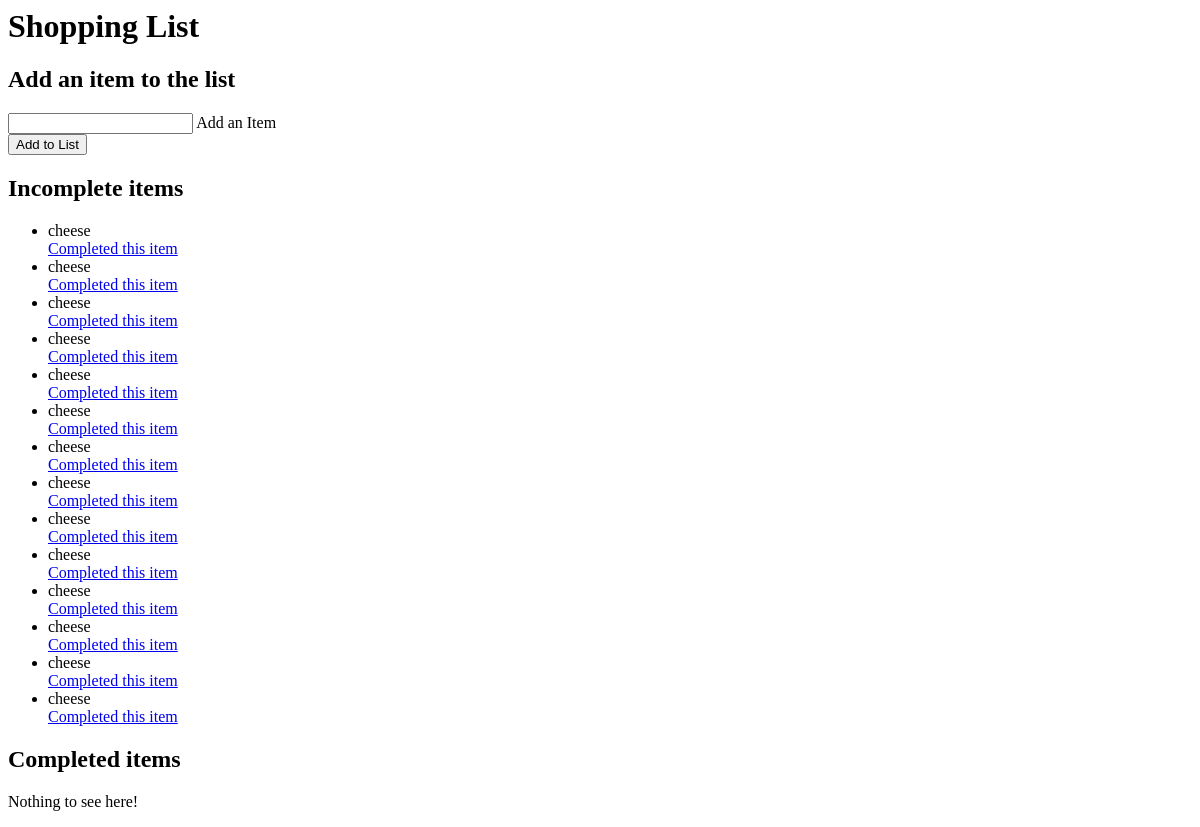
Page /grocery_list/ on the earlier database version.
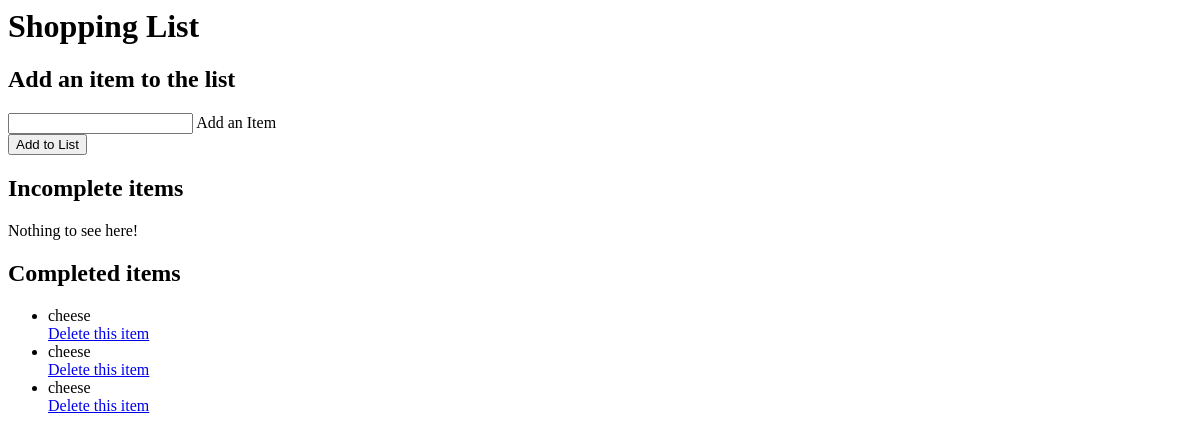
Same page on the later database version.
### grocery_list/models.py (models this page shows, shortened)
class GroceryItem(models.Model):
    item_text = models.CharField(max_length = 200)
    created_date = models.DateTimeField(default=timezone.now)
    completed_date = models.DateTimeField(blank=True, null=True)
    was_completed = models.BooleanField(default=False)

### grocery_list/views.py (the view)
# urls.py: path('', views.index, name='index'),
def index(request):
    context = {
        'incomplete_items':GroceryItem.objects.filter(was_completed=False).order_by('created_date'),
        'completed_items':GroceryItem.objects.filter(was_completed=True).order_by('completed_date'),
    }
    return render(request, 'grocery_list/index.html', context)

### grocery_list/templates/grocery_list/index.html (shortened to what this page needs)
<h1>Shopping List</h1>
         <div class="box">
                <h2>Add an item to the list</h2>
                <form action="{% url 'grocery_list:create' %}" method="post">
                    <input type="text" name="item" id="item" required/>
                    <label for="item">Add an Item</label><br/>
                    <input type="submit" value="Add to List"/>
                </form>
    <h2>Incomplete items</h2>
    {% if incomplete_items %}
        <ul>
        {% for item in incomplete_items %}
            <li>{{item.item_text}}</li>
            <a href="{% url 'grocery_list:complete' item.id %}">Completed this item</a>
        {% endfor %}
        </ul>
    {% else %}
        <p>Nothing to see here!</p>
    {% endif %}
    <h2>Completed items</h2>
    {% if completed_items %}
        <ul>
        {% for item in completed_items %}
            <li>{{item.item_text}}</li>
            <a href="{% url 'grocery_list:delete' item.id %}">Delete this item</a>
        {% endfor %}
        </ul>
    {% else %}
        <p>Nothing to see here!</p>
    {% endif %}

Differences in the rows shown:
removed GroceryItem: item_text "cheese", shown under "Incomplete items"
removed GroceryItem: item_text "cheese", shown under "Incomplete items"
removed GroceryItem: item_text "cheese", shown under "Incomplete items"
removed GroceryItem: item_text "cheese", shown under "Incomplete items"
removed GroceryItem: item_text "cheese", shown under "Incomplete items"
removed GroceryItem: item_text "cheese", shown under "Incomplete items"
removed GroceryItem: item_text "cheese", shown under "Incomplete items"
removed GroceryItem: item_text "cheese", shown under "Incomplete items"
removed GroceryItem: item_text "cheese", shown under "Incomplete items"
removed GroceryItem: item_text "cheese", shown under "Incomplete items"
removed GroceryItem: item_text "cheese", shown under "Incomplete items"
changed GroceryItem (number 1 of 3 on the later page): moves from the list under "Incomplete items" to the list under "Completed items"
changed GroceryItem (number 2 of 3 on the later page): moves from the list under "Incomplete items" to the list under "Completed items"
changed GroceryItem (number 3 of 3 on the later page): moves from the list under "Incomplete items" to the list under "Completed items"
